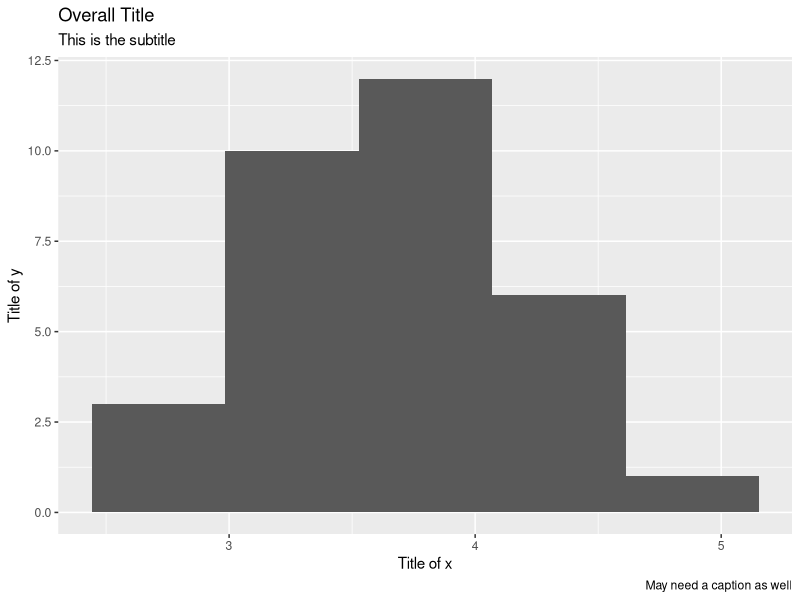
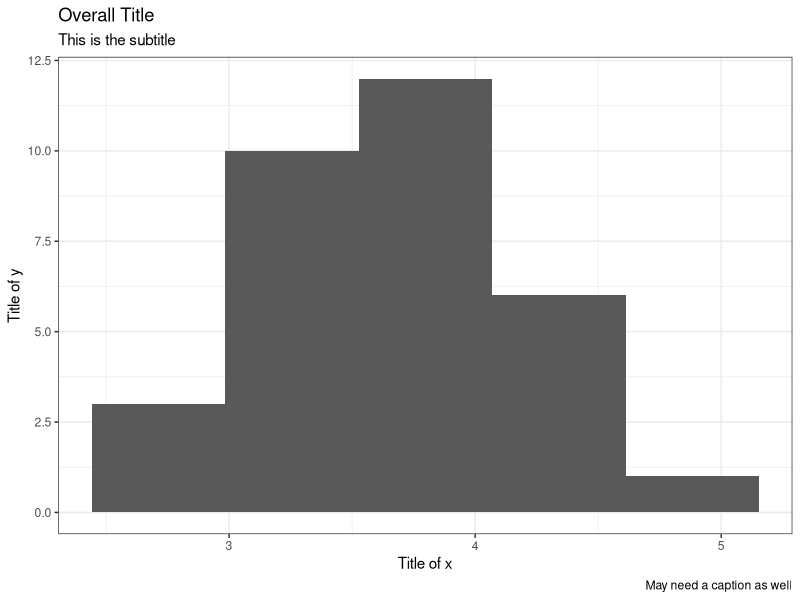
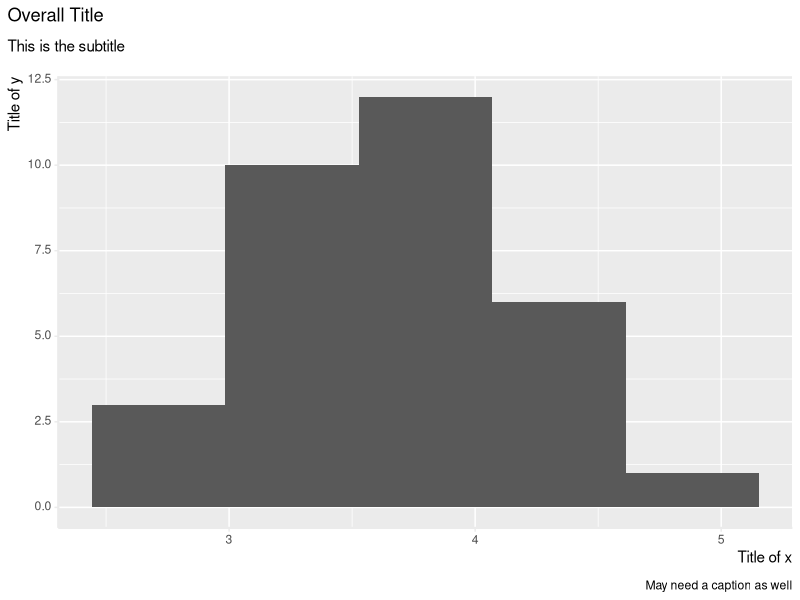
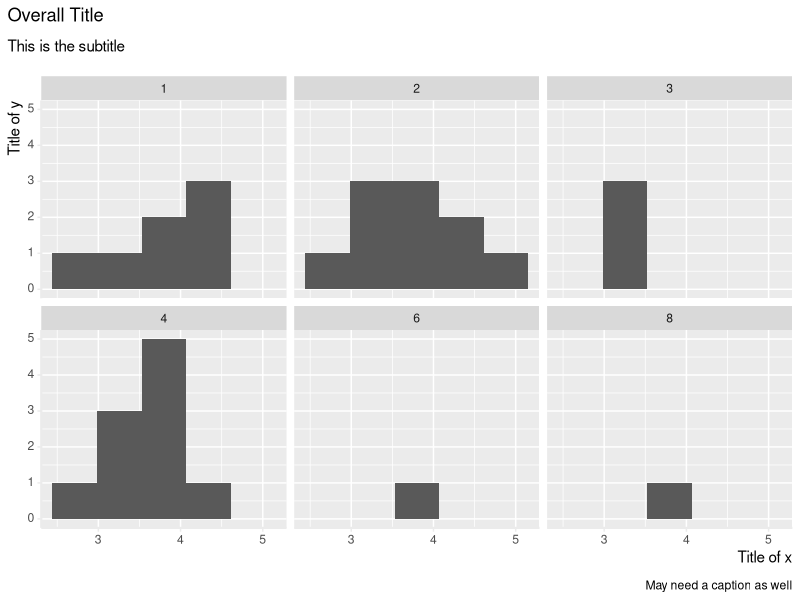
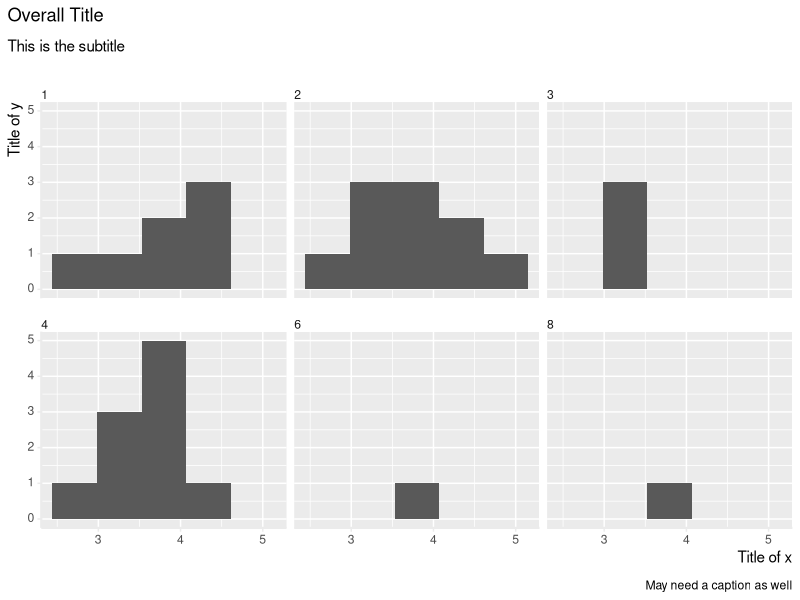
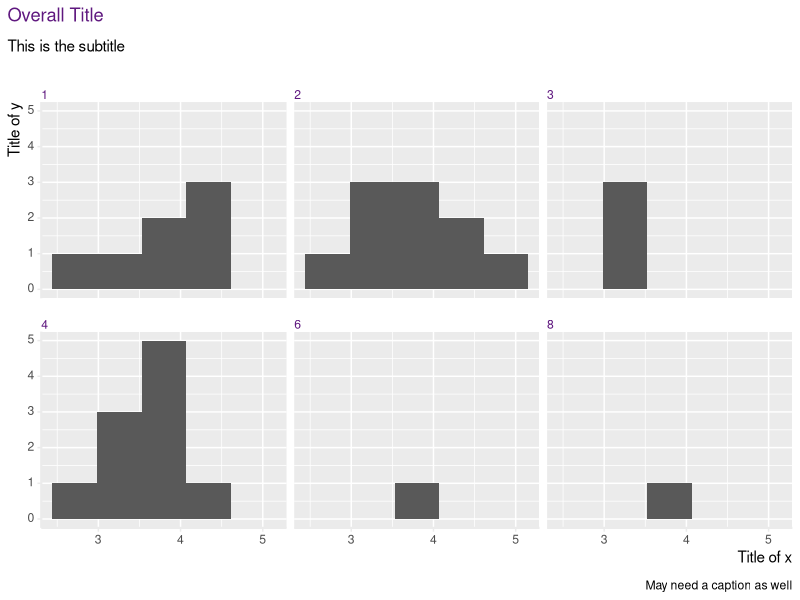
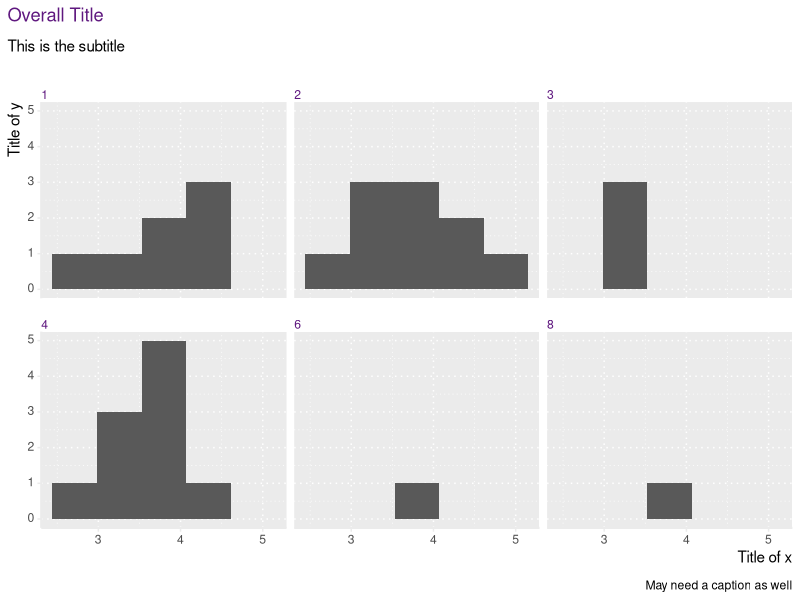
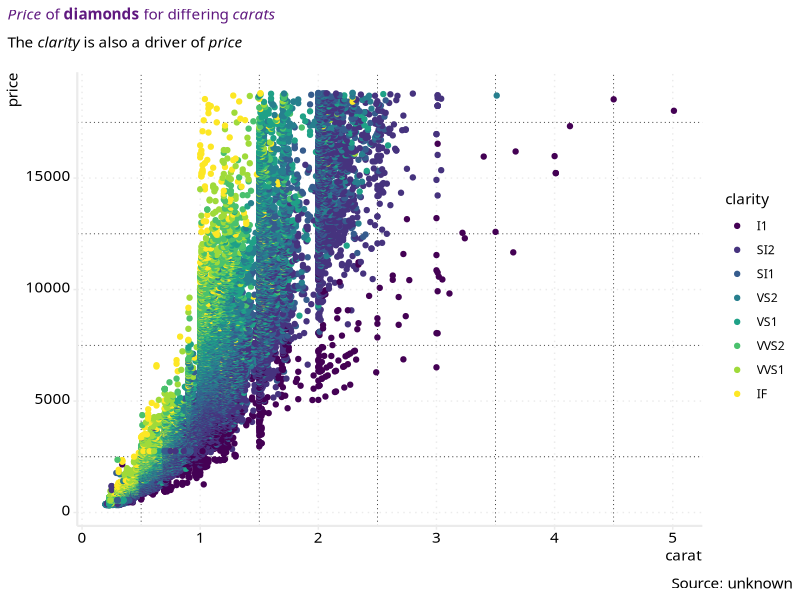

These charts were generated, in order, by the following R code:
## ---- chunk 1
knitr::opts_chunk$set(
  echo = TRUE,
  warning = FALSE,
  message = FALSE,
  fig.width = 19 / 2.54,
  fig.align = 'center',
  fig.asp = 0.618
  
  )
## ---- chunk 2
library(tidyverse)
library(ggtext)

p_bar <- ggplot(mtcars, aes(drat)) +
  geom_histogram(bins = 5) +
  labs(
    x = 'Title of x',
    y = 'Title of y',
    title = 'Overall Title',
    subtitle = 'This is the subtitle',
    caption = 'May need a caption as well'
  )

p_bar
## ---- chunk 3
p_bar + theme_bw()
## ---- chunk 4
p_bar <- p_bar +
  theme(
    # align title and caption to the plot not the panel
    plot.title.position = 'plot',
    plot.caption.position = 'plot',
    # change the title and caption to markdown and move them futher from the plot
    plot.title = element_markdown(
      hjust = 0, 
      margin = margin(c(0, 0, 10, 0))
    ),
    plot.subtitle = element_markdown(
      hjust = 0, 
      margin = margin(c(0, 0, 15, 0))
    ),
    plot.caption = element_markdown(
      hjust = 1, 
      margin = margin(c(10, 0, 0, 0))
    ),
    # move axis titles to the left/top and change them to markdown
    axis.title = element_markdown(hjust = 1),
    # allow the axis values to the markdown as well
    axis.text = element_markdown(),
    # remove the panel border
    panel.border = element_blank(),
    # put in the axis lines with a slightly thicker line than the gridlines
    axis.line = element_line(colour = "grey92", size = rel(1.5)),
    # make the tickmarks the same colour
    axis.ticks = element_line(colour = "grey92")
  )

p_bar
## ---- chunk 5
p_bar <- p_bar + 
  facet_wrap(~as_factor(carb))

p_bar
## ---- chunk 6
p_bar <- p_bar + 
  theme(
    # facet strip text left aligned with extra space above
    strip.text = element_markdown(hjust = 0, margin = margin(c(10, 0, 0, 0))),
    # clear colour and fill for strip
    strip.background = element_rect(colour = NA, fill = NA)
  )

p_bar
## ---- chunk 7
add_colour <- "#5F187FFF"

p_bar <- p_bar +
  theme(
    # colour the title
    plot.title = element_markdown(
      hjust = 0, margin = margin(c(0, 0, 10, 0)), colour = add_colour
    ),
    # colour the strip text
    strip.text = element_markdown(
      hjust = 0, margin = margin(c(10, 0, 0, 0)), colour = add_colour
    )
  )

p_bar
## ---- chunk 8
add_colour <- "#5F187FFF"

p_bar <- p_bar +
  theme(
    # dotted gridlines
    panel.grid = element_line(linetype = 'dotted')
  )

p_bar
## ---- chunk 9
theme_jo <- function(
  add_colour = "#5F187FFF",
  base_family = "Fira Sans",
  x_grid_colour = "grey92",
  y_grid_colour = "grey92",
  ...
  ) {
  
  theme_bw(...) %+replace%
  theme(
    # default font
    text = element_text(family = base_family),
    # align title and caption to the plot not the panel
    plot.title.position = 'plot',
    plot.caption.position = 'plot',
    # change the title and caption to markdown and move them further from the plot
    plot.title = element_markdown(
      hjust = 0, 
      margin = margin(c(0, 0, 10, 0)),
      colour = add_colour
    ),
    plot.subtitle = element_markdown(
      hjust = 0, 
      margin = margin(c(0, 0, 15, 0))
    ),
    plot.caption = element_markdown(
      hjust = 1, 
      margin = margin(c(10, 0, 0, 0))
    ),
    # move axis titles to the left/top and change them to markdown
    axis.title = element_markdown(hjust = 1),
    # allow the axis values to the markdown as well
    axis.text = element_markdown(),
    # remove the panel border
    panel.border = element_blank(),
    # put in the axis lines with a slightly thicker line than the gridlines
    axis.line = element_line(colour = "grey92", size = rel(1.5)),
    # make the tickmarks the same colour
    axis.ticks = element_line(colour = "grey92"),
    # facet strip text left aligned with extra space above
    strip.text = element_markdown(
      hjust = 0, margin = margin(c(10, 0, 0, 0)), colour = add_colour
    ),
    # clear colour and fill for strip
    strip.background = element_rect(colour = NA, fill = NA),
    # dotted gridlines
    panel.grid = element_line(linetype = 'dotted'),
    # ability to use a different colour for the gridlines
    panel.grid.major.x = element_line(colour = x_grid_colour),
    panel.grid.major.y = element_line(colour = y_grid_colour)
  )
}
## ---- chunk 10
ggplot(diamonds, aes(x=carat, y=price, color=clarity)) + 
  geom_point() +
  labs(
    title = '*Price* of **diamonds** for differing *carats*',
    subtitle = 'The *clarity* is also a driver of *price*',
    caption = 'Source: unknown'
  ) +
  theme_jo()
## ---- chunk 11
ggplot(diamonds, aes(x=clarity, y=price)) + 
  geom_boxplot() +
  labs(
    title = '*Price* of **diamonds** for differing *carats*',
    subtitle = 'This time its a boxplot',
    caption = 'Source: unknown'
  ) +
  theme_jo(
    add_colour = '#FFA500', 
    base_family = 'sans',
    y_grid_colour = '#FFA500',
    x_grid_colour = 'white')
